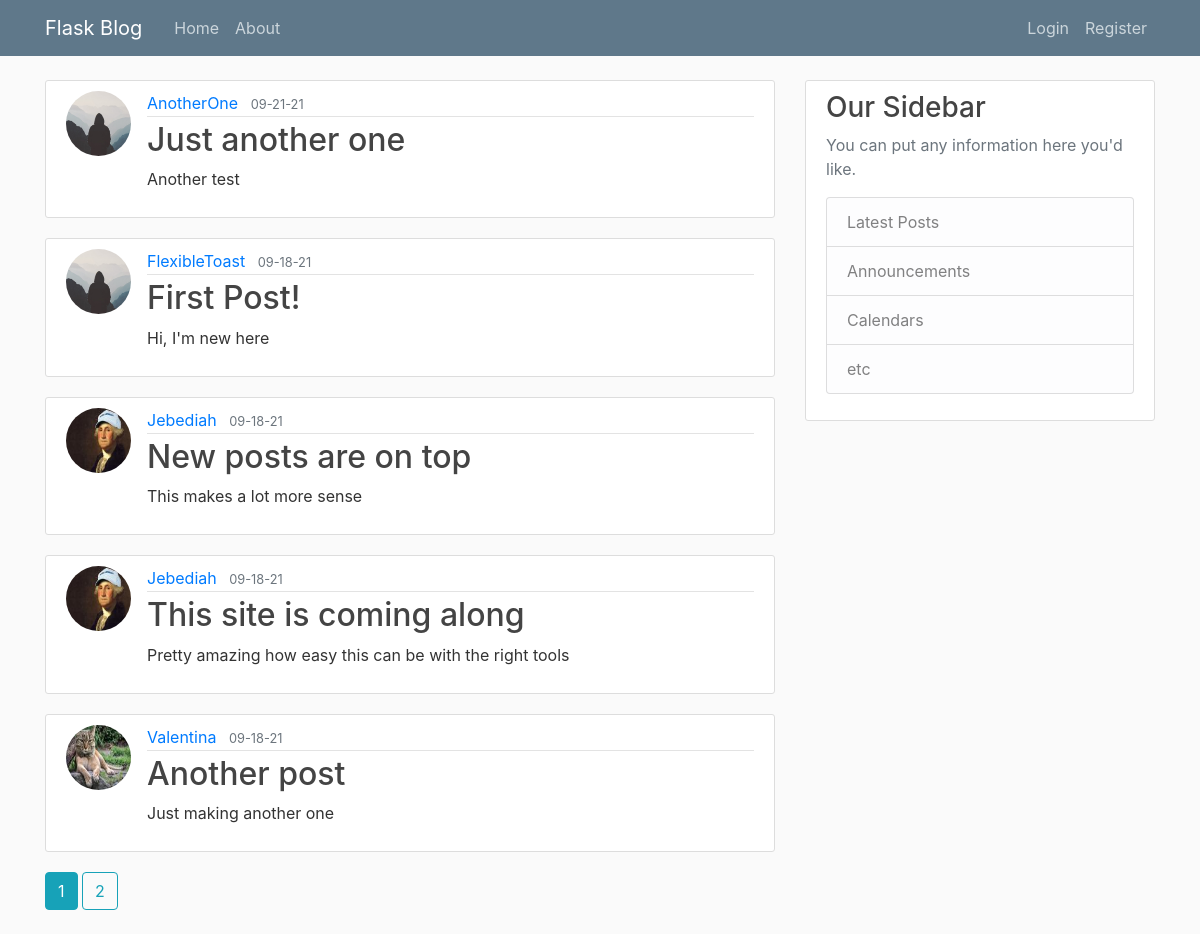
The page /home on the database its author committed.
### flaskblog/models.py (models this page shows, shortened)
class Post(db.Model):
  id = db.Column(db.Integer, primary_key=True)
  title = db.Column(db.String(100), nullable=False)
  date_posted = db.Column(db.DateTime, nullable=False, default=datetime.utcnow)
  content = db.Column(db.Text, nullable=False)
  user_id = db.Column(db.Integer, db.ForeignKey('user.id'), nullable=False) # user.id here refers to user table (lowercase)

class User(db.Model, UserMixin):
  id = db.Column(db.Integer, primary_key=True)
  username = db.Column(db.String(20), unique=True, nullable=False)
  email = db.Column(db.String(120), unique=True, nullable=False)
  image_file = db.Column(db.String(20), nullable=False, default='default.jpg')
  password = db.Column(db.String(60), nullable=False)
  posts = db.relationship('Post', backref='author', lazy=True) # Post here refers to class (uppercase)

### flaskblog/main/routes.py (the view)
@main.route("/")
@main.route("/home")
def home():
  page = request.args.get('page', 1, type=int)
  posts = Post.query.order_by(Post.date_posted.desc()).paginate(page=page, per_page=5)
  return render_template('home.html', posts=posts)

### flaskblog/templates/home.html
{% extends "layout.html" %}
{% block content %}
  {% for post in posts.items %}
  <article class="media content-section">
    <img src="{{ url_for('static', filename='profile_pics/' + post.author.image_file) }}" class="rounded-circle article-img">
    <div class="media-body">
      <div class="article-metadata">
        <a class="mr-2" href="{{ url_for('users.user_posts', username=post.author.username) }}">{{ post.author.username }}</a>
        <small class="text-muted">{{ post.date_posted.strftime('%m-%d-%y') }}</small>
      </div>
      <h2><a class="article-title" href="{{ url_for('posts.post', post_id=post.id) }}">{{ post.title }}</a></h2>
      <p class="article-content">{{ post.content }}</p>
    </div>
  </article>
  {% endfor %}
  {% for page_num in posts.iter_pages(left_edge=1, right_edge=1, left_current=1, right_current=2) %}
    {% if page_num %}
      {% if posts.page == page_num %}
      <a class="btn btn-info mb-4" href="{{ url_for('main.home', page=page_num) }}">{{ page_num }}</a>
      {% else %}
      <a class="btn btn-outline-info mb-4" href="{{ url_for('main.home', page=page_num) }}">{{ page_num }}</a>
      {% endif %}
    {% else %}
    ...
    {% endif %}
  {% endfor %}
{% endblock content %}

### flaskblog/static/main.css (style rules this page uses)
body { background: #fafafa; color: #333333; margin-top: 5rem; }
h1, h2, h3, h4, h5, h6 { color: #444444; }
.content-section { background: #ffffff; padding: 10px 20px; border: 1px solid #dddddd; border-radius: 3px; margin-bottom: 20px; }
.article-title { color: #444444; }
.article-content { white-space: pre-line; }
.article-img { height: 65px; width: 65px; margin-right: 16px; }
.article-metadata { padding-bottom: 1px; margin-bottom: 4px; border-bottom: 1px solid #e3e3e3 }

### rows shown on the page
Post: image_file (placeholder picture), author.username "AnotherOne", date_posted "09-21-21", title "Just another one", content "Another test"
Post: image_file (placeholder picture), author.username "FlexibleToast", date_posted "09-18-21", title "First Post!", content "Hi, I'm new here"
Post: image_file (picture), author.username "Jebediah", date_posted "09-18-21", title "New posts are on top", content "This makes a lot more sense"
Post: image_file (picture), author.username "Jebediah", date_posted "09-18-21", title "This site is coming along", content "Pretty amazing how easy this can be with the right tools"
Post: image_file (picture), author.username "Valentina", date_posted "09-18-21", title "Another post", content "Just making another one"

### other values the page prints
{{ page_num }} "1"
{{ page_num }} "2"
